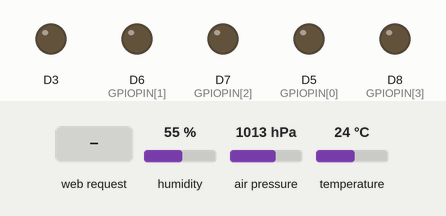
A sketch run on a simulated ESP8266 (NodeMCU). Shown: output pins drawn as LEDs (lit = HIGH). Inputs (shaded band) come from the test bench; at power-on: humidity 55 %, air pressure 1013 hPa, temperature 24 °C. WiFi joins after 1.5 s; servers stay silent unless stated; what the sketch prints to the serial monitor is not drawn.

Above: at 2.7 s.
2.8 s: HTTP request GET /?D5=1 received
At 4.7 s:
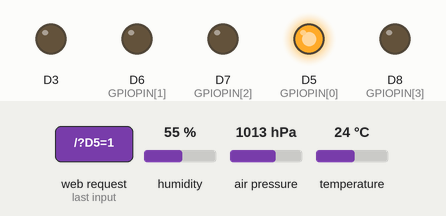
5.0 s: HTTP request GET /?D6=1 received
At 6.4 s:
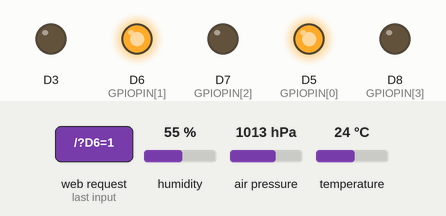
7.0 s: HTTP request GET /?D5=0 received
At 8.2 s:
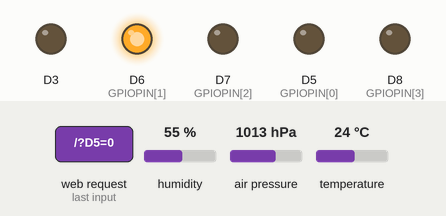
9.0 s: HTTP request GET /?D6=0 received
At 9.9 s:
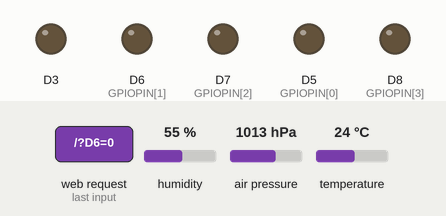
Timing chart, 0 to 12.0 s (numbered marks = the images above; inputs shaded):
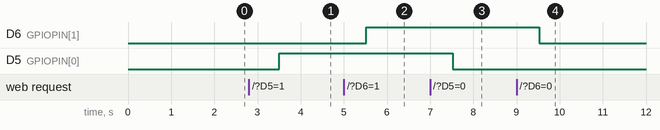

Measured:
- after the input at 2.8 s, D5 (GPIOPIN[0]): LOW → HIGH after 0.71 s
- after the input at 5.0 s, D6 (GPIOPIN[1]): LOW → HIGH after 0.52 s
- after the input at 7.0 s, D5 (GPIOPIN[0]): HIGH → LOW after 0.52 s
- after the input at 9.0 s, D6 (GPIOPIN[1]): HIGH → LOW after 0.53 s

The sketch:

ESP8266_Bootstrap_Bootswatch.ino
```cpp
// (licence header left out)
#include <WiFiClient.h>
#include <ESP8266WebServer.h>
#include <DHT.h>
#include <Adafruit_BMP085.h>

#define ssid      "yourSSID"      // WiFi SSID
#define password  "yourPASSWORD"  // WiFi password
#define DHTTYPE   DHT22           // DHT type (DHT11, DHT22)
#define DHTPIN    D4              // Broche du DHT - DHT Pin
const uint8_t GPIOPIN[4] = {D5,D6,D7,D8};  // Broches Led - Led Pins
float   t = 0 ;
float   h = 0 ;
float   p = 0;
String  etatGpio[4] = {"OFF","OFF","OFF","OFF"};
String  theme = "bootstrap";

// Création des objets - create Objects
DHT dht(DHTPIN, DHTTYPE);
Adafruit_BMP085 bmp;
ESP8266WebServer server ( 80 );

String getPage(){
  // Renvoi une chaine contenant le code HTML de la page - Return a string containing the HTML code of the page
  String page = "<html charset=UTF-8><head><meta http-equiv='refresh' content='60' name='viewport' content='width=device-width, initial-scale=1'/>";
  page += "<script src='https://ajax.googleapis.com/ajax/libs/jquery/3.1.1/jquery.min.js'></script><script src='https://maxcdn.bootstrapcdn.com/bootstrap/3.3.7/js/bootstrap.min.js'></script>";
  if ( theme == "bootstrap" ) {
    page += "<link rel='stylesheet' href='https://maxcdn.bootstrapcdn.com/bootstrap/3.3.7/css/bootstrap.min.css'>";
  } else {
    page += "<link href='https://maxcdn.bootstrapcdn.com/bootswatch/3.3.7/";
    page += theme;
    page += "/bootstrap.min.css' rel='stylesheet'>";
  }
  page += "<title>ESP8266 Demo - www.projetsdiy.fr</title></head><body>";
  page += "<div class='container-fluid'>";
  page +=   "<div class='row'>";
  page +=     "<div class='col-md-12'>";
  page +=       "<h1>Demo Webserver ESP8266 + Bootstrap</h1>";
  page +=       "<h3>Mini station m&eacute;t&eacute;o</h3>";
  page +=       "<ul class='nav nav-pills'>";
  page +=         "<li class='active'>";
  page +=           "<a href='#'> <span class='badge pull-right'>";
  page +=           t;
  page +=           "</span> Temp&eacute;rature</a>";
  page +=         "</li><li>";
  page +=           "<a href='#'> <span class='badge pull-right'>";
  page +=           h;
  page +=           "</span> Humidit&eacute;</a>";
  page +=         "</li><li>";
  page +=           "<a href='#'> <span class='badge pull-right'>";
  page +=           p;
  page +=           "</span> Pression atmosph&eacute;rique</a></li>";
  page +=       "</ul>";
  page +=       "<table class='table'>";  // Tableau des relevés
  page +=         "<thead><tr><th>Capteur</th><th>Mesure</th><th>Valeur</th><th>Valeur pr&eacute;c&eacute;dente</th></tr></thead>"; //Entête
  page +=         "<tbody>";  // Contenu du tableau - Table content
  page +=           "<tr><td>DHT22</td><td>Temp&eacute;rature</td><td>"; // Première ligne : température - First line : temperature
  page +=             t;
  page +=             "&deg;C</td><td>";
  page +=             "-</td></tr>";
  page +=           "<tr class='active'><td>DHT22</td><td>Humidit&eacute;</td><td>"; // 2nd ligne : Humidité - 2nd line : humidity
  page +=             h;
  page +=             "%</td><td>";
  page +=             "-</td></tr>";
  page +=           "<tr><td>BMP180</td><td>Pression atmosph&eacute;rique</td><td>"; // 3ème ligne : PA (BMP180) - 3th line : atmospheric pressure
  page +=             p;
  page +=             "mbar</td><td>";
  page +=             "-</td></tr>";
  page +=       "</tbody></table>";
  page +=       "<h3>GPIO</h3>";
  page +=       "<div class='row'>";
  page +=         "<div class='col-md-4'><h4 class ='text-left'>D5 ";
  page +=           "<span class='badge'>";
  page +=           etatGpio[0];
  page +=         "</span></h4></div>";
  page +=         "<div class='col-md-4'><form action='/' method='POST'><button type='button submit' name='D5' value='1' class='btn btn-success btn-lg'>ON</button></form></div>";
  page +=         "<div class='col-md-4'><form action='/' method='POST'><button type='button submit' name='D5' value='0' class='btn btn-danger btn-lg'>OFF</button></form></div>";
  page +=         "<div class='col-md-4'><h4 class ='text-left'>D6 ";
  page +=           "<span class='badge'>";
  page +=           etatGpio[1];
  page +=         "</span></h4></div>";
  page +=         "<div class='col-md-4'><form action='/' method='POST'><button type='button submit' name='D6' value='1' class='btn btn-success btn-lg'>ON</button></form></div>";
  page +=         "<div class='col-md-4'><form action='/' method='POST'><button type='button submit' name='D6' value='0' class='btn btn-danger btn-lg'>OFF</button></form></div>";
  page +=         "<div class='col-md-4'><h4 class ='text-left'>D7 ";
  page +=           "<span class='badge'>";
  page +=           etatGpio[2];
  page +=         "</span></h4></div>";
  page +=         "<div class='col-md-4'><form action='/' method='POST'><button type='button submit' name='D7' value='1' class='btn btn-success btn-lg'>ON</button></form></div>";
  page +=         "<div class='col-md-4'><form action='/' method='POST'><button type='button submit' name='D7' value='0' class='btn btn-danger btn-lg'>OFF</button></form></div>";
  page +=         "<div class='col-md-4'><h4 class ='text-left'>D8 ";
  page +=           "<span class='badge'>";
  page +=           etatGpio[3];
  page +=         "</span></h4></div>";
  page +=         "<div class='col-md-4'><form action='/' method='POST'><button type='button submit' name='D8' value='1' class='btn btn-success btn-lg'>ON</button></form></div>";
  page +=         "<div class='col-md-4'><form action='/' method='POST'><button type='button submit' name='D8' value='0' class='btn btn-danger btn-lg'>OFF</button></form></div>";
  page +=       "</div>";
  page +=   "<div class='row'>";
  page +=     "<div class='col-md-4'>";
  page +=       "<form method='POST' name='selecttheme' id='selecttheme'/>";
  page +=       "<input class='span' id='choixtheme' name='theme' type='hidden'>";
  page +=       "<div class='btn-group'>";
  page +=         "<button class='btn btn-default'>Choisir un th&eacute;me</button>";
  page +=         "<button data-toggle='dropdown' class='btn btn-default dropdown-toggle'><span class='caret'></span></button>";
  page +=         "<ul class='dropdown-menu'>";
  page +=           "<li onclick='$(\"#choixtheme\").val(\"bootstrap\"); $(\"#selecttheme\").submit()'><a href='#'>Boostrap</a></li>";
  page +=           "<li onclick='$(\"#choixtheme\").val(\"cerulean\"); $(\"#selecttheme\").submit()'><a href='#'>Cerulean</a></li>";
  page +=           "<li onclick='$(\"#choixtheme\").val(\"cosmo\"); $(\"#selecttheme\").submit()'><a href='#'>Cosmo</a></li>";
  page +=           "<li onclick='$(\"#choixtheme\").val(\"cyborg\"); $(\"#selecttheme\").submit()'><a href='#'>Cyborg</a></li>";
  page +=           "<li onclick='$(\"#choixtheme\").val(\"darkly\"); $(\"#selecttheme\").submit()'><a href='#'>Darkly</a></li>";
  page +=           "<li onclick='$(\"#choixtheme\").val(\"flatly\"); $(\"#selecttheme\").submit()'><a href='#'>Flatly</a></li>";
  page +=           "<li onclick='$(\"#choixtheme\").val(\"journal\"); $(\"#selecttheme\").submit()'><a href='#'>Journal</a></li>";
  page +=           "<li onclick='$(\"#choixtheme\").val(\"lumen\"); $(\"#selecttheme\").submit()'><a href='#'>Lumen</a></li>";
  page +=           "<li onclick='$(\"#choixtheme\").val(\"paper\"); $(\"#selecttheme\").submit()'><a href='#'>Paper</a></li>";
  page +=           "<li onclick='$(\"#choixtheme\").val(\"readable\"); $(\"#selecttheme\").submit()'><a href='#'>Readable</a></li>";
  page +=           "<li onclick='$(\"#choixtheme\").val(\"sandstone\"); $(\"#selecttheme\").submit()'><a href='#'>Sandstone</a></li>";
  page +=           "<li onclick='$(\"#choixtheme\").val(\"simplex\"); $(\"#selecttheme\").submit()'><a href='#'>Simplex</a></li>";
  page +=           "<li onclick='$(\"#choixtheme\").val(\"slate\"); $(\"#selecttheme\").submit()'><a href='#'>Slate</a></li>";
  page +=           "<li onclick='$(\"#choixtheme\").val(\"spacelab\"); $(\"#selecttheme\").submit()'><a href='#'>Spacelab</a></li>";
  page +=           "<li onclick='$(\"#choixtheme\").val(\"superhero\"); $(\"#selecttheme\").submit()'><a href='#'>Superhero</a></li>";
  page +=           "<li onclick='$(\"#choixtheme\").val(\"united\"); $(\"#selecttheme\").submit()'><a href='#'>United</a></li>";
  page +=           "<li onclick='$(\"#choixtheme\").val(\"yeti\"); $(\"#selecttheme\").submit()'><a href='#'>Yeti</a></li>";
  page +=         "</ul>";
  page +=       "</div>";
  page +=       "</form></div>";
  page +=       "<div class='col-md-8'>";
  page +=         "<p><a href='http://www.projetsdiy.fr'>Version francaise : www.projetsdiy.fr</p>";
  page +=         "<p><a href='http://www.diyprojects.io'>English version : www.diyprojects.io</p>";
  page +=       "</div>";
  page +=   "</div>";
  page += "</div></div></div>";
  page += "</body></html>";
  return page;
}
void handleRoot(){
  if ( server.hasArg("theme") ) {
    handleTheme();
  } else if ( server.hasArg("D5") ) {
    handleD5();
  } else if ( server.hasArg("D6") ) {
    handleD6();
  } else if ( server.hasArg("D7") ) {
    handleD7();
  } else if ( server.hasArg("D8") ) {
    handleD8();
  } else {
    server.send ( 200, "text/html", getPage() );
  }
}

void handleTheme(){
  theme = server.arg("theme");
  Serial.println("Update theme : "); Serial.print(theme);
  server.send ( 200, "text/html", getPage() );
}

void handleD5() {
  String D5Value;
  updateGPIO(0,server.arg("D5"));
}

void handleD6() {
  String D6Value;
  updateGPIO(1,server.arg("D6"));
}

void handleD7() {
  String D7Value;
  updateGPIO(2,server.arg("D7"));
}

void handleD8() {
  String D8Value;
  updateGPIO(3,server.arg("D8"));
}

void updateGPIO(int gpio, String DxValue) {
  Serial.println("");
  Serial.println("Update GPIO "); Serial.print(GPIOPIN[gpio]); Serial.print(" -> "); Serial.println(DxValue);

  if ( DxValue == "1" ) {
    digitalWrite(GPIOPIN[gpio], HIGH);
    etatGpio[gpio] = "On";
    server.send ( 200, "text/html", getPage() );
  } else if ( DxValue == "0" ) {
    digitalWrite(GPIOPIN[gpio], LOW);
    etatGpio[gpio] = "Off";
    server.send ( 200, "text/html", getPage() );
  } else {
    Serial.println("Err Led Value");
  }
}

void setup() {
  for ( int x = 0 ; x < 5 ; x++ ) {
    pinMode(GPIOPIN[x],OUTPUT);
  }
  Serial.begin ( 115200 );
  // Initialisation du BMP180 - Init BMP180 sensor
  if ( !bmp.begin() ) {
    Serial.println("BMP180 KO!");
    while(1);
  } else {
    Serial.println("BMP180 OK");
  }

  WiFi.begin ( ssid, password );
  // Attente de la connexion au réseau WiFi - Wait for connection
  while ( WiFi.status() != WL_CONNECTED ) {
    delay ( 500 ); Serial.print ( "." );
  }
  // Connexion WiFi établie - WiFi connexion is OK
  Serial.println ( "" );
  Serial.print ( "Connected to " ); Serial.println ( ssid );
  Serial.print ( "IP address: " ); Serial.println ( WiFi.localIP() );

  // On branche la fonction qui gère la premiere page / Endpoints for HTTP server
  server.on ( "/", handleRoot );

  server.begin();
  Serial.println ( "HTTP server started" );

}

void loop() {
  // Vérifie régulièrement la connexion d'un nouveau client - check for incomming client connections frequently
  server.handleClient();
  t = dht.readTemperature();
  h = dht.readHumidity();
  p = bmp.readPressure() / 100.0F;

  delay(1000);
}
```
